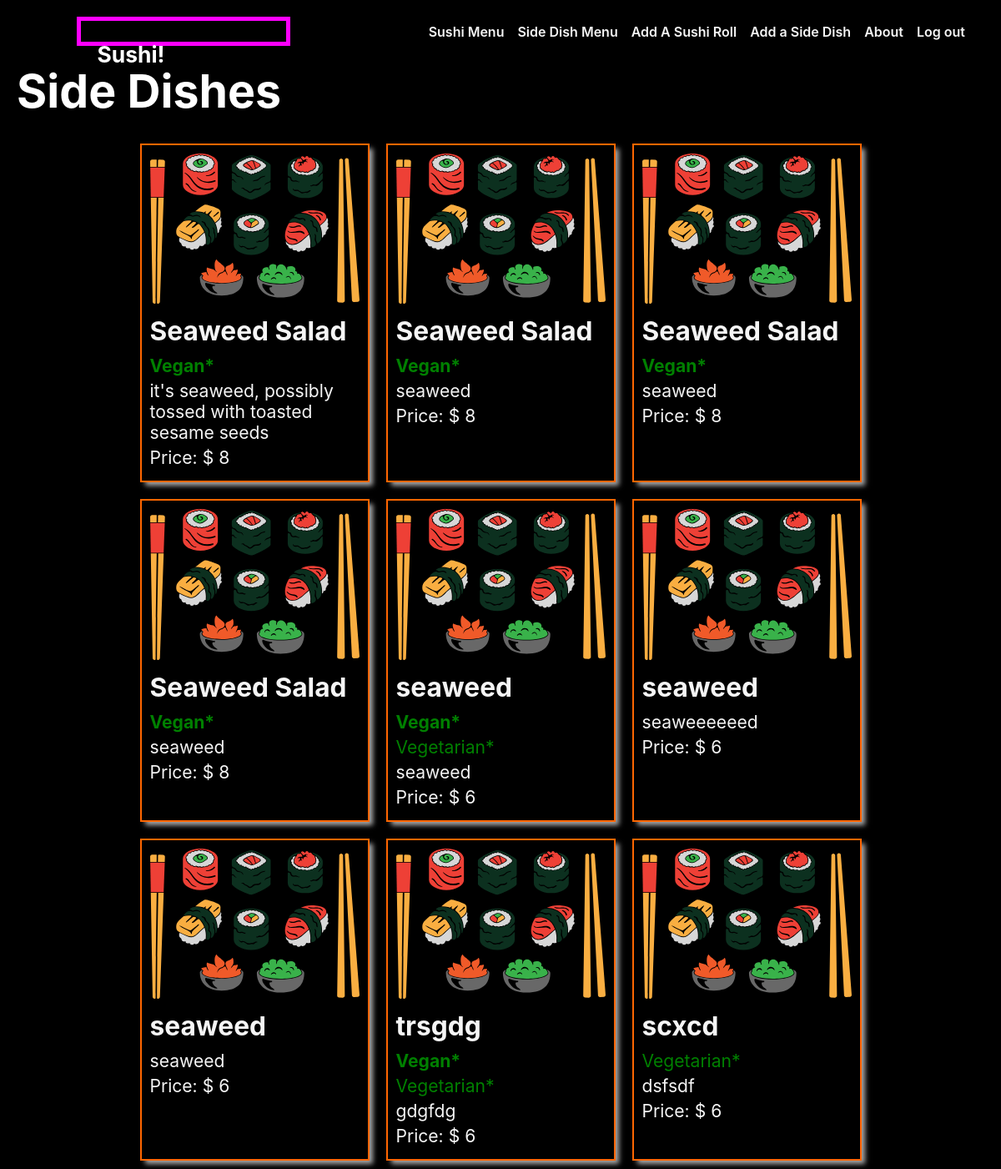
The page /sides/ (signed in) on the database its author committed.
### main_app/models.py (models this page shows, shortened)
class Side(models.Model):
  name = models.CharField(max_length=50)
  description = models.TextField(max_length=250)
  isVegan = models.BooleanField(default=False)
  isVegetarian = models.BooleanField(default=False)
  price = models.IntegerField(default=6)

### main_app/views.py (the view)
# urls.py: path('sides/', views.sides_index, name='sides_index'),
@login_required
def sides_index(request):
  sides = Side.objects.all()
  return render(request, 'sides/index.html', { 'sides': sides})

### main_app/templates/sides/index.html
{% extends 'base.html' %} {% load static %} {% block head %}
<link
  rel="stylesheet"
  type="text/css"
  href="{% static 'css/sides-index.css' %}"
/>
{% endblock %} {% block content %}
<section class="page-header">
  <h1>Side Dishes</h1>
</section>
<section class="card-container">
  {% for side in sides %}
  <div class="card">
    <a href="{% url 'sides_detail' side.id %}">
      <div class="card-content">
        <div class="card-img-container">
          <img src="{% static 'images/sushi.svg' %}" alt="sushi logo icon" />
        </div>
        <h2 class="card-title">{{ side.name }}</h2>
        {% if side.isVegan %}
         <p style="color: green; font-weight:bold">Vegan*</p>
        {% else %}
        <p></p>
        {% endif %}
        {% if side.isVegetarian %}
        <p style="color: green">Vegetarian*</p>
        {% else %}
        <p></p>
        {% endif %}
        <p>{{ side.description }}</p>
        <p>Price: $ {{ side.price }}</p>
      </div>
    </a>
  </div>
  {% endfor %}
</section>
{% endblock %}

### main_app/static/css/base.css (style rules this page uses)
html { box-sizing: border-box; background: #000; color: white; }
*, *::before, *::after { box-sizing: inherit; }
:root { font-size: 82.5%; }
body { margin: 0; display: flex; flex-direction: column; align-items: center; font-family: -apple-system, BlinkMacSystemFont, "Segoe UI", "Roboto", "Oxygen", "Ubuntu", "Cantarell", "Fira Sans", "Droid Sans", "Helvetica Neue", sans-serif; --nav-bg: #aaa; --nav-bg-ff: #000; --borders: rgb(255, 102, 0) solid 2px; --text-color: rgb(245, 245, 245); --link-hover-color: rgb(255, 102, 0); --button-bg: rgb(245, 245, 245); --button-bg-hover: rgb(226, 226, 226); --submit: rgb(26, 128, 0); --warn: rgb(255, 102, 0); --danger: rgb(220, 20, 30); --secondary: rgb(57, 57, 57); --card-box-shadow: 5px 5px 6px -1px #aaa; --font-xtreme: 4.2rem; --font-xxl: 3.6rem; --font-xl: 2.4rem; --font-l: 1.8rem; --font-reg: 1.6rem; --card-border-radius: 6px; }
.page-header { display: flex; align-items: center; margin: 20px; }
.page-header h1 { font-size: var(--font-xxl); margin: 0; }
@media only screen and (min-width: 768px) { .page-header h1 { font-size: var(--font-xtreme); } }

### main_app/static/css/sides-index.css (style rules this page uses)
.card-container { padding: 0 30px; display: flex; justify-content: center; flex-wrap: wrap; }
.card { width: 275px; margin: 10px; border: var(--borders); box-shadow: var(--card-box-shadow); }
.card-content { padding: 10px; width: 100%; }
.card > a { text-decoration: none; color: var(--text-color); }
.card h2 { margin: 10px 0; font-size: var(--font-xl); }
.card p { margin: 5px 0; font-size: var(--font-reg); }

### rows shown on the page
Side: name "Seaweed Salad", isVegan "Vegan*", description "it's seaweed, possibly tossed with toasted sesame seeds", price "8"
Side: name "Seaweed Salad", isVegan "Vegan*", description "seaweed", price "8"
Side: name "Seaweed Salad", isVegan "Vegan*", description "seaweed", price "8"
Side: name "Seaweed Salad", isVegan "Vegan*", description "seaweed", price "8"
Side: name "seaweed", isVegan "Vegan*", isVegetarian "Vegetarian*", description "seaweed", price "6"
Side: name "seaweed", description "seaweeeeeed", price "6"
Side: name "seaweed", description "seaweed", price "6"
Side: name "trsgdg", isVegan "Vegan*", isVegetarian "Vegetarian*", description "gdgfdg", price "6"
Side: name "scxcd", isVegetarian "Vegetarian*", description "dsfsdf", price "6"
